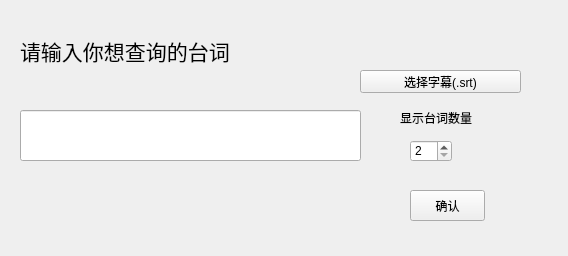
<?xml version="1.0" encoding="UTF-8"?>
<ui version="4.0">
 <class>SrtHelper</class>
 <widget class="QWidget" name="SrtHelper">
  <property name="geometry">
   <rect>
    <x>0</x>
    <y>0</y>
    <width>568</width>
    <height>256</height>
   </rect>
  </property>
  <property name="windowTitle">
   <string>SrtHelper</string>
  </property>
  <widget class="QLineEdit" name="inputLineEdit">
   <property name="geometry">
    <rect>
     <x>20</x>
     <y>110</y>
     <width>341</width>
     <height>51</height>
    </rect>
   </property>
  </widget>
  <widget class="QLabel" name="inputLabel">
   <property name="geometry">
    <rect>
     <x>20</x>
     <y>20</y>
     <width>501</width>
     <height>61</height>
    </rect>
   </property>
   <property name="font">
    <font>
     <family>钉钉进步体</family>
     <pointsize>16</pointsize>
    </font>
   </property>
   <property name="text">
    <string>请输入你想查询的台词</string>
   </property>
  </widget>
  <widget class="QPushButton" name="inputPush">
   <property name="geometry">
    <rect>
     <x>410</x>
     <y>190</y>
     <width>75</width>
     <height>31</height>
    </rect>
   </property>
   <property name="text">
    <string>确认</string>
   </property>
  </widget>
  <widget class="QSpinBox" name="amtspinBox">
   <property name="geometry">
    <rect>
     <x>410</x>
     <y>140</y>
     <width>42</width>
     <height>22</height>
    </rect>
   </property>
   <property name="minimum">
    <number>2</number>
   </property>
   <property name="maximum">
    <number>10</number>
   </property>
  </widget>
  <widget class="QLabel" name="label">
   <property name="geometry">
    <rect>
     <x>400</x>
     <y>110</y>
     <width>121</width>
     <height>16</height>
    </rect>
   </property>
   <property name="text">
    <string>显示台词数量</string>
   </property>
  </widget>
  <widget class="QPushButton" name="selectSrtButton">
   <property name="geometry">
    <rect>
     <x>360</x>
     <y>70</y>
     <width>161</width>
     <height>23</height>
    </rect>
   </property>
   <property name="text">
    <string>选择字幕(.srt)</string>
   </property>
  </widget>
  <widget class="QLabel" name="FilenameLabel">
   <property name="geometry">
    <rect>
     <x>10</x>
     <y>80</y>
     <width>311</width>
     <height>16</height>
    </rect>
   </property>
   <property name="text">
    <string/>
   </property>
  </widget>
 </widget>
 <resources/>
 <connections/>
</ui>
